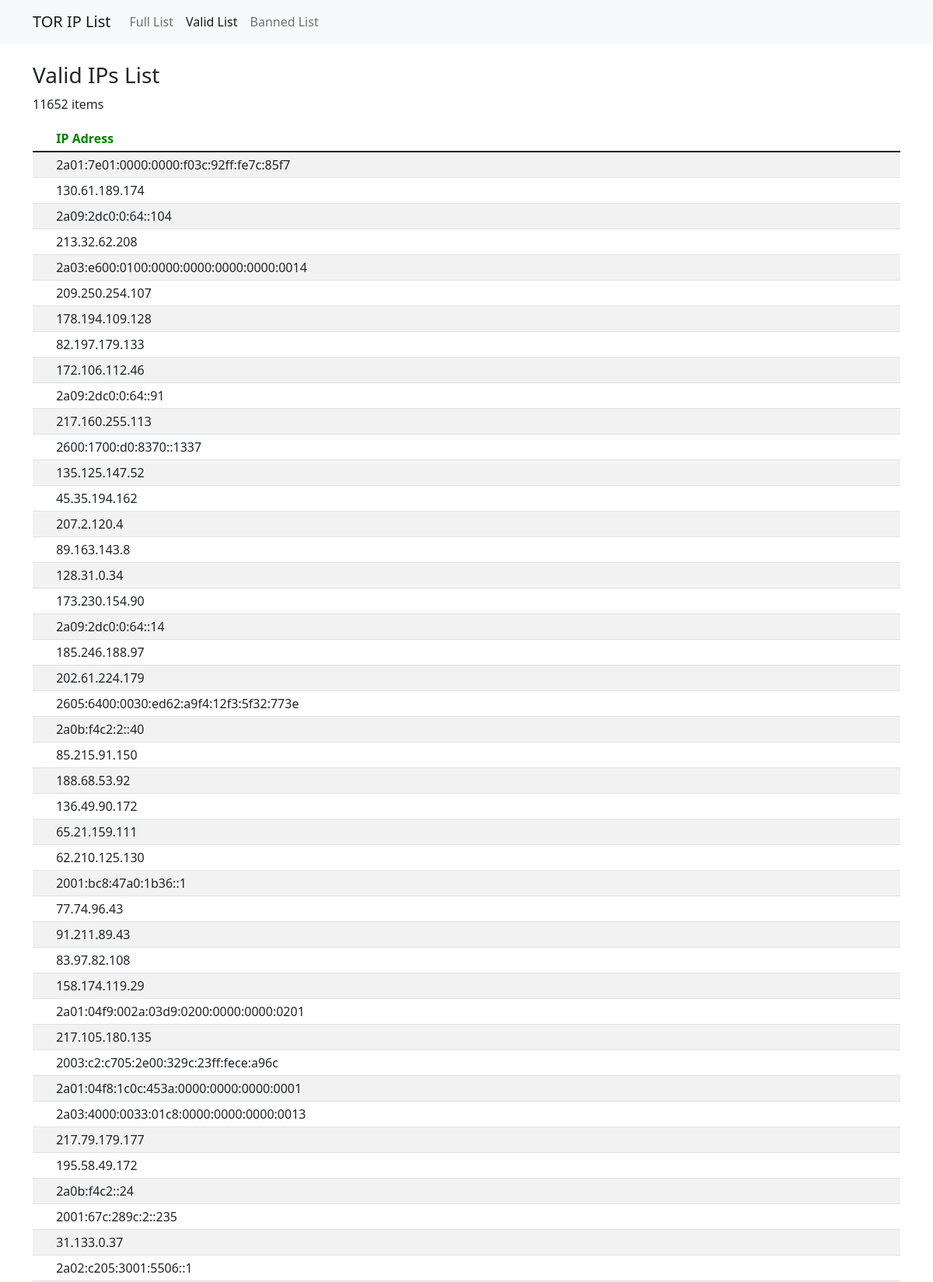
The page /validList (upper part) on the database its author committed.
### tables this page shows
CREATE TABLE ip (
                ip_address TEXT PRIMARY KEY
            );

### main.py (the view)
@app.get('/validList')
def ValidList():
    resp = server_FetchValidList()
    if request.is_json:
        resp = make_response(jsonify(resp))
        resp.headers['Access-Control-Allow-Origin'] = '*'
        return resp
    else:
        size = int(request.args.get('size',default='100'))
        index = int(request.args.get('index',default='0'))
        return render_template('validList.html', total = len(resp), len = len(resp[index:index+size]), ips = resp)

### src/app_server.py (called while the page is built)
def server_FetchValidList():
    fetch = db_GetList('full')
    if(len(fetch) < 1):
        view = server_FetchFullList()
    else:
        view = fetch
    for address in db_GetList('banned'):
        try:
            view.remove(address)
        except:
            print(address + ": Ip not in list")
    return view

### src/database/ipDB.py (called while the page is built)
def db_connect_to_db():
    conn = sl.connect('src/database/ips_tor.db', check_same_thread=False)
    return conn

def db_GetList(query_type):
    db_SetDB()
    conn = db_connect_to_db()
    c = conn.cursor()
    if(query_type == 'banned'):
        data = c.execute(query_banned)
    elif(query_type == 'full'):
        data = c.execute(query_full)
    ret = []
    for row in data:
        ret.append(row[0])
    conn.close()
    return ret

def db_verifDB():
    conn = db_connect_to_db()
    c = conn.cursor()
    data = c.execute(sql_verif)
    if (data.fetchone()[0]==1):
        conn.close()
        return True
    else:
        conn.close()
        return False

def db_SetDB():
    if not db_verifDB():
        print("Generating Database...")
        db_createBannedTable()
        db_CreateFullListTable()

### templates/validList.html
{% extends 'base.html' %}
{% set active_page = "ValidList" %}
{% block content %}
<h3>Valid IPs List</h3>
<p>{{total}} items</p>
<table class="table table-striped table-sm">
    <thead>
        <tr style="color: green; ">
            <th scope="col"></th>
            <th scope="col">IP Adress</th>
        </tr>
    </thead>
    <tbody>
        {%for i in range(0, len)%}
        <tr>
            <td></td>
            <td>{{ips[i]}}</td>
        </tr>
        {%endfor%}
    </tbody>
</table>
{% endblock %}

### rows shown on the page
ip: ip_address "2a01:7e01:0000:0000:f03c:92ff:fe7c:85f7"
ip: ip_address "130.61.189.174"
ip: ip_address "2a09:2dc0:0:64::104"
ip: ip_address "213.32.62.208"
ip: ip_address "2a03:e600:0100:0000:0000:0000:0000:0014"
ip: ip_address "209.250.254.107"
ip: ip_address "178.194.109.128"
ip: ip_address "82.197.179.133"
ip: ip_address "172.106.112.46"
ip: ip_address "2a09:2dc0:0:64::91"
ip: ip_address "217.160.255.113"
ip: ip_address "2600:1700:d0:8370::1337"
ip: ip_address "135.125.147.52"
ip: ip_address "45.35.194.162"
ip: ip_address "207.2.120.4"
ip: ip_address "89.163.143.8"
ip: ip_address "128.31.0.34"
ip: ip_address "173.230.154.90"
ip: ip_address "2a09:2dc0:0:64::14"
ip: ip_address "185.246.188.97"
ip: ip_address "202.61.224.179"
ip: ip_address "2605:6400:0030:ed62:a9f4:12f3:5f32:773e"
ip: ip_address "2a0b:f4c2:2::40"
ip: ip_address "85.215.91.150"
ip: ip_address "188.68.53.92"
ip: ip_address "136.49.90.172"
ip: ip_address "65.21.159.111"
ip: ip_address "62.210.125.130"
ip: ip_address "2001:bc8:47a0:1b36::1"
ip: ip_address "77.74.96.43"
ip: ip_address "91.211.89.43"
ip: ip_address "83.97.82.108"
ip: ip_address "158.174.119.29"
ip: ip_address "2a01:04f9:002a:03d9:0200:0000:0000:0201"
ip: ip_address "217.105.180.135"
ip: ip_address "2003:c2:c705:2e00:329c:23ff:fece:a96c"
ip: ip_address "2a01:04f8:1c0c:453a:0000:0000:0000:0001"
ip: ip_address "2a03:4000:0033:01c8:0000:0000:0000:0013"
ip: ip_address "217.79.179.177"
ip: ip_address "195.58.49.172"
ip: ip_address "2a0b:f4c2::24"
ip: ip_address "2001:67c:289c:2::235"
ip: ip_address "31.133.0.37"
ip: ip_address "2a02:c205:3001:5506::1"

### other values the page prints
{{ total }} "11652"
